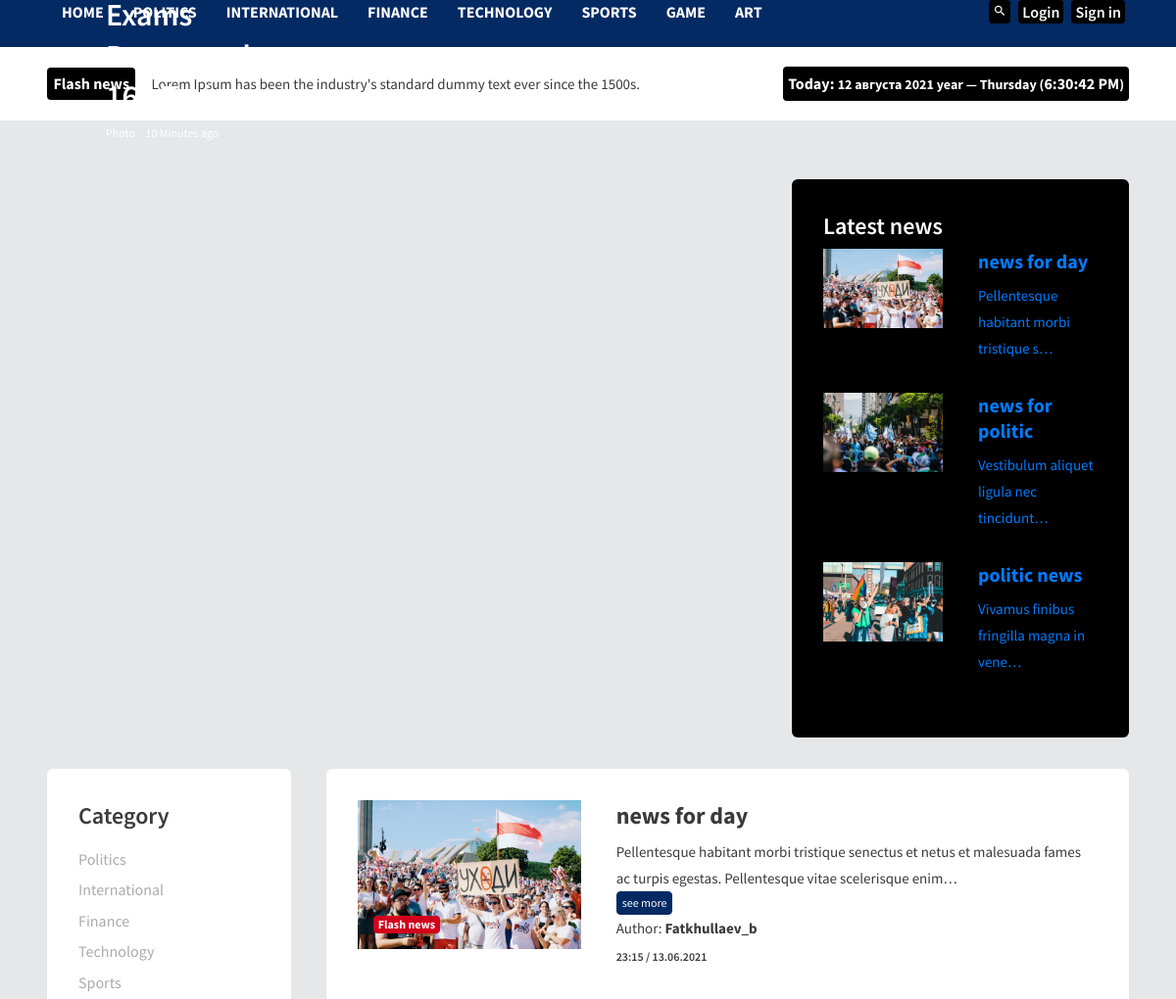
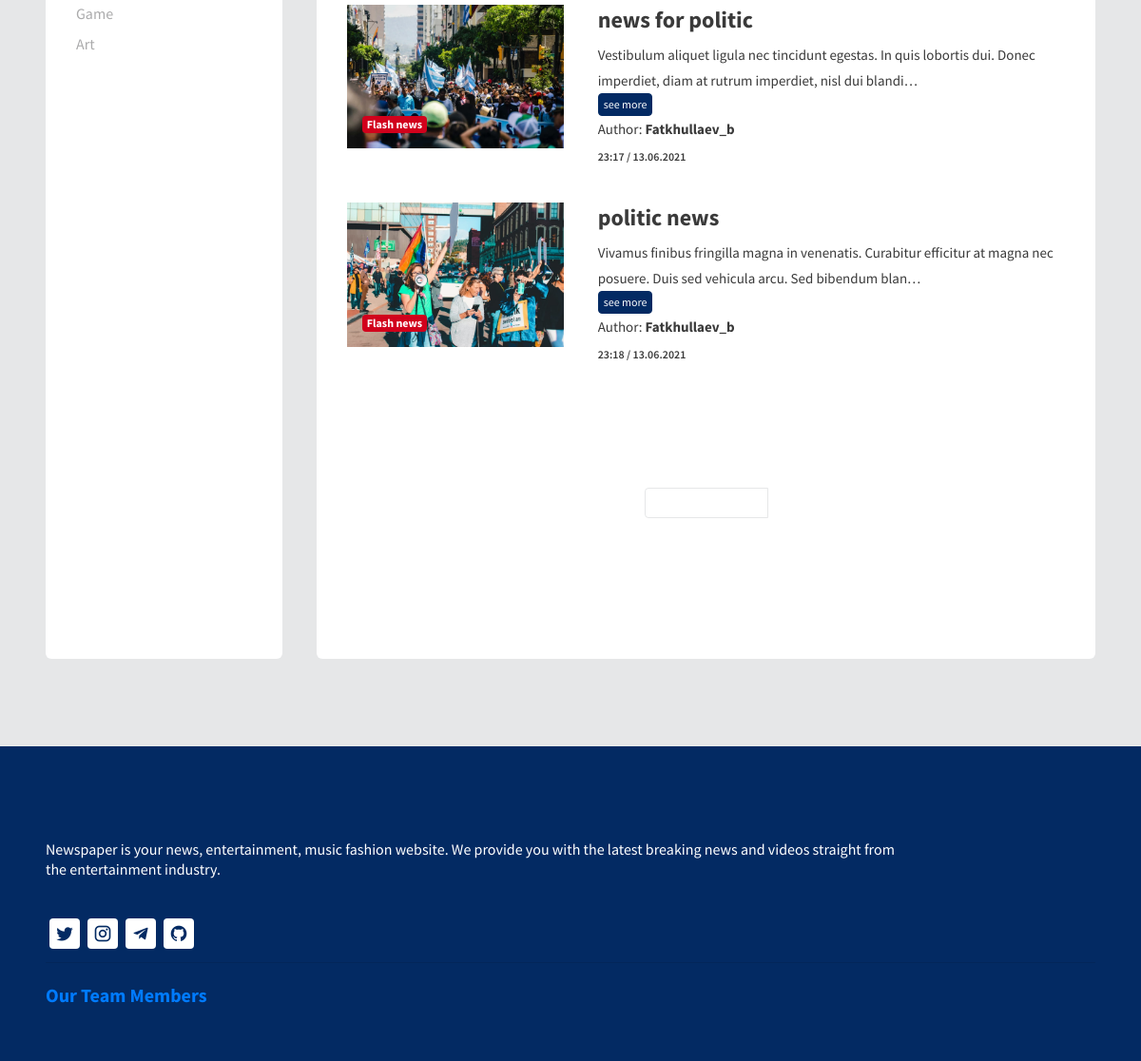
The page / on the database its author committed (2 pictures, top to bottom).
### asosiy/models.py (models this page shows)
class Category(models.Model):
    nomi = models.CharField('Kategoriya nomi', max_length=60)

class Article(models.Model):
    nomi = models.CharField('Nomi', max_length=80)
    muallif = models.CharField('Muallif:', max_length=50)
    tarif = models.TextField(null=True)
    toifa = models.ForeignKey(Category, null=True, on_delete=models.CASCADE)
    rasm = models.ImageField(null=True)
    vaqt = models.DateTimeField(default=timezone.now, null=True)

### asosiy/views.py (the view)
# urls.py: path('', views.index, name='index'),
def index(request):
    maqolalar = Article.objects.all()[:3]
    kategoriyalar = Category.objects.all()
    return render(request, 'asosiy/index.html', {'turi': kategoriyalar, 'maqolalar': maqolalar})

### asosiy/templates/asosiy/index.html (shortened to what this page needs)
{% extends 'asosiy/baza.html' %}
{% load static %}
{% block main %}
<div class="content-wrapper">
    <div class="container">
        <div class="row" data-aos="fade-up">
            <div class="col-xl-8 stretch-card grid-margin">
                <div class="position-absolute">
                    <div class="banner-content">
                        <h1 class="mb-2">
                        </h1>
                        <div class="fs-12">
                            <span class="mr-2">Photo </span>10 Minutes ago
                        </div>
                    </div>
                </div>
            </div>
            <div class="col-xl-4 stretch-card grid-margin">
                <div class="card bg-dark text-white">
                    <div class="card-body">
                        <h2>Latest news</h2>
                        <div class="row">
                            {% for maqola in maqolalar %}
                            <div class="col-sm-6 grid-margin">
                                <div class="position-relative">
                                    {% if maqola.rasm %}
                                        <img
                                                alt="thumb"
                                                class="img-fluid"
                                                src="{{ maqola.rasm.url }}"
                                        />
                                    {% endif %}
                                </div>
                            </div>
                            <div class="col-sm-6  grid-margin">
<a style="text-decoration:none" href="{% url 'asosiy:batafsil' maqola.id %}">
                                <h3 class="mb-2 font-weight-600">
                                    {{ maqola.nomi }}
                                </h3>
                                <p class="mb-0">
                                    {{ maqola.tarif|truncatechars:40 }}
                                </p>
                            </a>
                            </div>
                            {% endfor %}
                        </div>
                    </div>
                </div>
            </div>
        </div>
        <div class="row" data-aos="fade-up">
            <div class="col-lg-3 stretch-card grid-margin">
                <div class="card">
                    <div class="card-body">
                        <h2>Category</h2>
                        {% for yangilik_turlari in turi %}
                        <ul class="vertical-menu">
                            <li><a href="{% url 'asosiy:asosiy' yangilik_turlari.id %}">{{yangilik_turlari.nomi}}</a></li>
                        </ul>
                        {% endfor %}
                    </div>
                </div>
            </div>
            <div class="col-lg-9 stretch-card grid-margin">
                <div class="card">
                    <div class="card-body">
                        <div class="row">
                            {% for maqola in maqolalar %}
                            <div class="col-sm-4 grid-margin">
                                <div class="position-relative">
                                    <div class="rotate-img">
                                        {% if maqola.rasm %}
                                        <img
                                                alt="thumb"
                                                class="img-fluid"
                                                src="{{ maqola.rasm.url }}"
                                        />
                                        {% endif %}
                                    </div>
                                    <div class="badge-positioned">
                            <span class="badge badge-danger font-weight-bold"
                            >Flash news</span
                            >
                                    </div>
                                </div>
                            </div>
                            <div class="col-sm-8  grid-margin">
                                <h2 class="mb-2 font-weight-600">
                                    {{ maqola.nomi }}
                                </h2>
                                <p class="mb-0">
                                    {{ maqola.tarif|truncatechars:130 }}
                                </p><a href="{% url 'asosiy:batafsil' maqola.id %}">
                                <button style="padding:5px" type="button" class="btn btn-primary">see more</button>
                            </a>
                                <p class="text-muteed">Author: <strong> {{ maqola.muallif }}</strong></p>
                                <div class="fs-13 mb-2">
                                    <h6>{{maqola.vaqt|date:"H:i \/ d.m.Y"}}</h6>
                                </div>
                            </div>
                            {% endfor %}
                        </div>
                        <nav aria-label="Page navigation example">
                            <ul class="pagination justify-content-center">
                                <li class="page-item disabled">
                                    <a class="page-link" href="#" tabindex="-1" aria-disabled="true">{{maqolalar.number}}</a>
                                </li>
                            </ul>
                        </nav>
                    </div>
                </div>
            </div>
        </div>
    </div>
</div>
</div>
{% endblock %}

### asosiy/templates/asosiy/baza.html (shortened to what this page needs)
<!DOCTYPE html>
{% load static %}
<html lang="zxx">
<head>
    <link
            href="{%  static 'asosiy/assets/vendors/mdi/css/materialdesignicons.min.css' %}"
            rel="stylesheet"
    />
    <link href="{% static 'asosiy/assets/vendors/aos/dist/aos.css/aos.css' %}" rel="stylesheet"/>
    <link href="{% static 'asosiy/assets/css/style.css' %}" rel="stylesheet">
</head>
<body>
<div class="container-scroller">
    <div class="main-panel">
        <header id="header">
            <div class="container">
                <nav class="navbar navbar-expand-lg navbar-light">
                    <div class="navbar-bottom">
                        <div class="d-flex justify-content-between align-items-center">
                            <div>
                                <div
                                        class="navbar-collapse justify-content-center collapse"
                                        id="navbarSupportedContent"
                                >
                                    <ul
                                            class="navbar-nav d-lg-flex justify-content-between align-items-center"
                                    >
                                        <li class="nav-item active"><a class="nav-link"
                                                                       href="{% url 'asosiy:index' %}">HOME</a>
                                            {% for yangilik_turlari in turi %}
                                        </li>
                                        <li class="nav-item active"><a class="nav-link"
                                                                       href="{% url 'asosiy:asosiy' yangilik_turlari.id %}">{{yangilik_turlari.nomi}}</a>
                                        </li>
                                        {% endfor %}
                                    </ul>
                                </div>
                            </div>
                            <ul class="social-media">
                                <li class="nav-item">
                                    <a class="nav-link" href="https://www.google.com"><i
                                            class="mdi mdi-magnify"></i></a>
                                </li>
                                <li class="nav-item">
                                    <a href="#" class="nav-link">Login</a>
                                </li>
                                <li class="nav-item">
                                    <a href="#" class="nav-link">Sign in</a>
                                </li>
                            </ul>
                        </div>
                    </div>
                </nav>
            </div>
        </header>
        <div class="flash-news-banner">
            <div class="container">
                <div class="d-lg-flex align-items-center justify-content-between">
                    <div class="d-flex align-items-center">
                        <span class="badge badge-dark mr-3">Flash news</span>
                        <p class="mb-0">
                            Lorem Ipsum has been the industry's standard dummy text ever
                            since the 1500s.
                        </p>
                    </div>
                    <div class="d-flex">
                        <div class="center" style="background-color:Black; padding:5px; border-radius: 0.25rem;">
                            <span style="color:White">Today:</span>
                            <span style="color:White; font-size:14px;">
  (<span id="clockdat" style="color:White;"></span>)
  </span>
                        </div>
                    </div>
                </div>
            </div>
        </div>
        {% block main %}
        {% endblock %}
        <footer>
            <div class="footer-top">
                <div class="container">
                    <div class="row">
                        <div class="col-sm-10">
                            <h5 class="font-weight-normal mt-4 mb-5">
                                Newspaper is your news, entertainment, music fashion website. We
                                provide you with the latest breaking news and videos straight from
                                the entertainment industry.
                            </h5>
                            <ul class="social-media col-12">
                                <li>
                                    <a href="https://twitter.com/Ilyos53887331?s=09">
                                        <i class="mdi mdi-twitter"></i>
                                    </a>
                                </li>
                                <li>
                                    <a href="https://www.instagram.com/ilyos_rustamov21/">
                                        <i class="mdi mdi-instagram"></i>
                                    </a>
                                </li>
                                <li>
                                    <a href="https://t.me/ILYOS_TUIT">
                                        <i class="mdi mdi-telegram"></i>
                                    </a>
                                </li>
                                <li>
                                    <a href="https://www.Github.com/rustamovilyos/">
                                        <i class="mdi mdi-github-circle"></i>
                                    </a>
                                </li>
                            </ul>
                        </div>
                        <br>
                        <div class="col-sm-12">
                            <hr style="color: white; height:5px">
                            <h3 class="font-weight-bold mb-12">
                                <a href="{% url 'asosiy:team'  %}">Our Team Members
                                </a>
                            </h3>
                        </div>
                    </div>
                </div>
            </div>
    </footer>
</div>
</body>
</html>

### rows shown on the page
Category: nomi "POLITICS", nomi "Politics"
Category: nomi "INTERNATIONAL", nomi "International"
Category: nomi "FINANCE", nomi "Finance"
Category: nomi "TECHNOLOGY", nomi "Technology"
Category: nomi "SPORTS", nomi "Sports"
Category: nomi "GAME", nomi "Game"
Category: nomi "ART", nomi "Art"
Article: rasm (picture), nomi "news for day", tarif "Pellentesque habitant morbi tristique s…", tarif "Pellentesque habitant morbi tristique senectus et netus et malesuada fames ac turpis egestas. Pellentesque vitae scelerisque enim…", muallif "Fatkhullaev_b", vaqt "23:15 / 13.06.2021"
Article: rasm (picture), nomi "news for politic", tarif "Vestibulum aliquet ligula nec tincidunt…", tarif "Vestibulum aliquet ligula nec tincidunt egestas. In quis lobortis dui. Donec imperdiet, diam at rutrum imperdiet, nisl dui blandi…", muallif "Fatkhullaev_b", vaqt "23:17 / 13.06.2021"
Article: rasm (picture), nomi "politic news", tarif "Vivamus finibus fringilla magna in vene…", tarif "Vivamus finibus fringilla magna in venenatis. Curabitur efficitur at magna nec posuere. Duis sed vehicula arcu. Sed bibendum blan…", muallif "Fatkhullaev_b", vaqt "23:18 / 13.06.2021"
